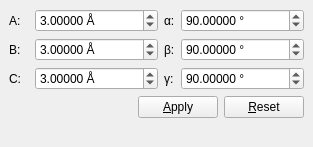
<?xml version="1.0" encoding="UTF-8"?>
<ui version="4.0">
 <class>CEParameterEditor</class>
 <widget class="QDockWidget" name="CEParameterEditor">
  <property name="geometry">
   <rect>
    <x>0</x>
    <y>0</y>
    <width>313</width>
    <height>147</height>
   </rect>
  </property>
  <property name="sizePolicy">
   <sizepolicy hsizetype="Preferred" vsizetype="Maximum">
    <horstretch>0</horstretch>
    <verstretch>0</verstretch>
   </sizepolicy>
  </property>
  <property name="windowTitle">
   <string>Cell &amp;Parameters</string>
  </property>
  <widget class="QWidget" name="dockWidgetContents">
   <layout class="QGridLayout" name="gridLayout">
    <item row="0" column="0">
     <widget class="QLabel" name="label">
      <property name="sizePolicy">
       <sizepolicy hsizetype="Maximum" vsizetype="Preferred">
        <horstretch>0</horstretch>
        <verstretch>0</verstretch>
       </sizepolicy>
      </property>
      <property name="text">
       <string>A:</string>
      </property>
      <property name="buddy">
       <cstring>spin_a</cstring>
      </property>
     </widget>
    </item>
    <item row="0" column="1">
     <widget class="QDoubleSpinBox" name="spin_a">
      <property name="sizePolicy">
       <sizepolicy hsizetype="MinimumExpanding" vsizetype="Fixed">
        <horstretch>0</horstretch>
        <verstretch>0</verstretch>
       </sizepolicy>
      </property>
      <property name="maximumSize">
       <size>
        <width>16777215</width>
        <height>16777215</height>
       </size>
      </property>
      <property name="suffix">
       <string> Å</string>
      </property>
      <property name="decimals">
       <number>5</number>
      </property>
      <property name="minimum">
       <double>0.010000000000000</double>
      </property>
      <property name="maximum">
       <double>1000000.000000000000000</double>
      </property>
      <property name="singleStep">
       <double>0.100000000000000</double>
      </property>
      <property name="value">
       <double>3.000000000000000</double>
      </property>
     </widget>
    </item>
    <item row="0" column="2">
     <widget class="QLabel" name="label_2">
      <property name="sizePolicy">
       <sizepolicy hsizetype="Maximum" vsizetype="Preferred">
        <horstretch>0</horstretch>
        <verstretch>0</verstretch>
       </sizepolicy>
      </property>
      <property name="text">
       <string>α:</string>
      </property>
      <property name="buddy">
       <cstring>spin_alpha</cstring>
      </property>
     </widget>
    </item>
    <item row="0" column="3">
     <widget class="QDoubleSpinBox" name="spin_alpha">
      <property name="sizePolicy">
       <sizepolicy hsizetype="MinimumExpanding" vsizetype="Fixed">
        <horstretch>0</horstretch>
        <verstretch>0</verstretch>
       </sizepolicy>
      </property>
      <property name="maximumSize">
       <size>
        <width>16777215</width>
        <height>16777215</height>
       </size>
      </property>
      <property name="suffix">
       <string> °</string>
      </property>
      <property name="decimals">
       <number>5</number>
      </property>
      <property name="minimum">
       <double>5.000000000000000</double>
      </property>
      <property name="maximum">
       <double>175.000000000000000</double>
      </property>
      <property name="value">
       <double>90.000000000000000</double>
      </property>
     </widget>
    </item>
    <item row="1" column="0">
     <widget class="QLabel" name="label_4">
      <property name="sizePolicy">
       <sizepolicy hsizetype="Maximum" vsizetype="Preferred">
        <horstretch>0</horstretch>
        <verstretch>0</verstretch>
       </sizepolicy>
      </property>
      <property name="text">
       <string>B:</string>
      </property>
      <property name="buddy">
       <cstring>spin_b</cstring>
      </property>
     </widget>
    </item>
    <item row="1" column="1">
     <widget class="QDoubleSpinBox" name="spin_b">
      <property name="sizePolicy">
       <sizepolicy hsizetype="MinimumExpanding" vsizetype="Fixed">
        <horstretch>0</horstretch>
        <verstretch>0</verstretch>
       </sizepolicy>
      </property>
      <property name="maximumSize">
       <size>
        <width>16777215</width>
        <height>16777215</height>
       </size>
      </property>
      <property name="suffix">
       <string> Å</string>
      </property>
      <property name="decimals">
       <number>5</number>
      </property>
      <property name="minimum">
       <double>0.010000000000000</double>
      </property>
      <property name="maximum">
       <double>1000000.000000000000000</double>
      </property>
      <property name="singleStep">
       <double>0.100000000000000</double>
      </property>
      <property name="value">
       <double>3.000000000000000</double>
      </property>
     </widget>
    </item>
    <item row="1" column="2">
     <widget class="QLabel" name="label_3">
      <property name="text">
       <string>β:</string>
      </property>
      <property name="buddy">
       <cstring>spin_beta</cstring>
      </property>
     </widget>
    </item>
    <item row="1" column="3">
     <widget class="QDoubleSpinBox" name="spin_beta">
      <property name="sizePolicy">
       <sizepolicy hsizetype="MinimumExpanding" vsizetype="Fixed">
        <horstretch>0</horstretch>
        <verstretch>0</verstretch>
       </sizepolicy>
      </property>
      <property name="maximumSize">
       <size>
        <width>16777215</width>
        <height>16777215</height>
       </size>
      </property>
      <property name="suffix">
       <string> °</string>
      </property>
      <property name="decimals">
       <number>5</number>
      </property>
      <property name="minimum">
       <double>5.000000000000000</double>
      </property>
      <property name="maximum">
       <double>175.000000000000000</double>
      </property>
      <property name="value">
       <double>90.000000000000000</double>
      </property>
     </widget>
    </item>
    <item row="2" column="0">
     <widget class="QLabel" name="label_6">
      <property name="sizePolicy">
       <sizepolicy hsizetype="Maximum" vsizetype="Preferred">
        <horstretch>0</horstretch>
        <verstretch>0</verstretch>
       </sizepolicy>
      </property>
      <property name="text">
       <string>C:</string>
      </property>
      <property name="buddy">
       <cstring>spin_c</cstring>
      </property>
     </widget>
    </item>
    <item row="2" column="1">
     <widget class="QDoubleSpinBox" name="spin_c">
      <property name="sizePolicy">
       <sizepolicy hsizetype="MinimumExpanding" vsizetype="Fixed">
        <horstretch>0</horstretch>
        <verstretch>0</verstretch>
       </sizepolicy>
      </property>
      <property name="maximumSize">
       <size>
        <width>16777215</width>
        <height>16777215</height>
       </size>
      </property>
      <property name="suffix">
       <string> Å</string>
      </property>
      <property name="decimals">
       <number>5</number>
      </property>
      <property name="minimum">
       <double>0.010000000000000</double>
      </property>
      <property name="maximum">
       <double>1000000.000000000000000</double>
      </property>
      <property name="singleStep">
       <double>0.100000000000000</double>
      </property>
      <property name="value">
       <double>3.000000000000000</double>
      </property>
     </widget>
    </item>
    <item row="2" column="2">
     <widget class="QLabel" name="label_5">
      <property name="text">
       <string>γ:</string>
      </property>
      <property name="buddy">
       <cstring>spin_gamma</cstring>
      </property>
     </widget>
    </item>
    <item row="2" column="3">
     <widget class="QDoubleSpinBox" name="spin_gamma">
      <property name="sizePolicy">
       <sizepolicy hsizetype="MinimumExpanding" vsizetype="Fixed">
        <horstretch>0</horstretch>
        <verstretch>0</verstretch>
       </sizepolicy>
      </property>
      <property name="maximumSize">
       <size>
        <width>16777215</width>
        <height>16777215</height>
       </size>
      </property>
      <property name="suffix">
       <string> °</string>
      </property>
      <property name="decimals">
       <number>5</number>
      </property>
      <property name="minimum">
       <double>5.000000000000000</double>
      </property>
      <property name="maximum">
       <double>175.000000000000000</double>
      </property>
      <property name="value">
       <double>90.000000000000000</double>
      </property>
     </widget>
    </item>
    <item row="3" column="0" colspan="4">
     <layout class="QHBoxLayout" name="horizontalLayout_2">
      <item>
       <spacer name="horizontalSpacer">
        <property name="orientation">
         <enum>Qt::Horizontal</enum>
        </property>
        <property name="sizeHint" stdset="0">
         <size>
          <width>40</width>
          <height>20</height>
         </size>
        </property>
       </spacer>
      </item>
      <item>
       <widget class="QPushButton" name="push_params_apply">
        <property name="text">
         <string>&amp;Apply</string>
        </property>
       </widget>
      </item>
      <item>
       <widget class="QPushButton" name="push_params_reset">
        <property name="text">
         <string>&amp;Reset</string>
        </property>
       </widget>
      </item>
     </layout>
    </item>
    <item row="4" column="0">
     <spacer name="verticalSpacer">
      <property name="orientation">
       <enum>Qt::Vertical</enum>
      </property>
      <property name="sizeHint" stdset="0">
       <size>
        <width>20</width>
        <height>40</height>
       </size>
      </property>
     </spacer>
    </item>
   </layout>
  </widget>
 </widget>
 <tabstops>
  <tabstop>spin_a</tabstop>
  <tabstop>spin_b</tabstop>
  <tabstop>spin_c</tabstop>
  <tabstop>spin_alpha</tabstop>
  <tabstop>spin_beta</tabstop>
  <tabstop>spin_gamma</tabstop>
  <tabstop>push_params_apply</tabstop>
  <tabstop>push_params_reset</tabstop>
 </tabstops>
 <resources/>
 <connections/>
</ui>
